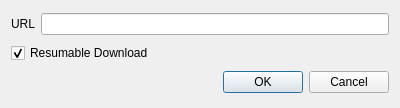
<?xml version="1.0" encoding="UTF-8"?>
<ui version="4.0">
 <class>AddDialog</class>
 <widget class="QDialog" name="AddDialog">
  <property name="geometry">
   <rect>
    <x>0</x>
    <y>0</y>
    <width>400</width>
    <height>108</height>
   </rect>
  </property>
  <property name="windowTitle">
   <string>Add Download</string>
  </property>
  <layout class="QVBoxLayout" name="verticalLayout">
   <item>
    <layout class="QHBoxLayout" name="horizontalLayout">
     <item>
      <widget class="QLabel" name="label">
       <property name="text">
        <string>URL</string>
       </property>
      </widget>
     </item>
     <item>
      <widget class="QLineEdit" name="lineEdit"/>
     </item>
    </layout>
   </item>
   <item>
    <widget class="QCheckBox" name="checkBox">
     <property name="text">
      <string>Resumable Download</string>
     </property>
     <property name="checked">
      <bool>true</bool>
     </property>
    </widget>
   </item>
   <item>
    <widget class="QDialogButtonBox" name="buttonBox">
     <property name="orientation">
      <enum>Qt::Horizontal</enum>
     </property>
     <property name="standardButtons">
      <set>QDialogButtonBox::Cancel|QDialogButtonBox::Ok</set>
     </property>
    </widget>
   </item>
  </layout>
 </widget>
 <resources/>
 <connections>
  <connection>
   <sender>buttonBox</sender>
   <signal>accepted()</signal>
   <receiver>AddDialog</receiver>
   <slot>accept()</slot>
   <hints>
    <hint type="sourcelabel">
     <x>248</x>
     <y>254</y>
    </hint>
    <hint type="destinationlabel">
     <x>157</x>
     <y>274</y>
    </hint>
   </hints>
  </connection>
  <connection>
   <sender>buttonBox</sender>
   <signal>rejected()</signal>
   <receiver>AddDialog</receiver>
   <slot>reject()</slot>
   <hints>
    <hint type="sourcelabel">
     <x>316</x>
     <y>260</y>
    </hint>
    <hint type="destinationlabel">
     <x>286</x>
     <y>274</y>
    </hint>
   </hints>
  </connection>
 </connections>
</ui>
